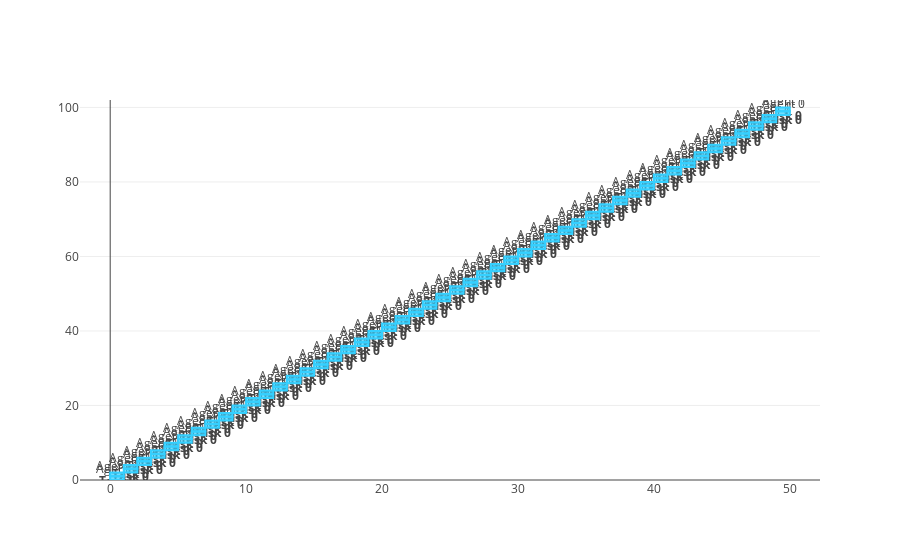

This figure's notebook cell:
### Code cell
my_workplace.print_current_state()

### Figure 1 — Plotly figure (JSON) as saved in the notebook; plotly's stock layout.template omitted (floating-point values rounded to 4 significant figures)
{"data": [{"mode": "text", "text": ["Agent 0<br><b>Task 0</b>", "Agent 1<br><b>Task 0</b>", "Agent 0<br><b>Task 0</b>", "Agent 1<br><b>Task 0</b>", "Agent 0<br><b>Task 0</b>", "Agent 1<br><b>Task 0</b>", "Agent 0<br><b>Task 0</b>", "Agent 1<br><b>Task 0</b>", "Agent 0<br><b>Task 0</b>", "Agent 1<br><b>Task 0</b>", "Agent 0<br><b>Task 0</b>", "Agent 1<br><b>Task 0</b>", "Agent 0<br><b>Task 0</b>", "Agent 1<br><b>Task 0</b>", "Agent 0<br><b>Task 0</b>", "Agent 1<br><b>Task 0</b>", "Agent 0<br><b>Task 0</b>", "Agent 1<br><b>Task 0</b>", "Agent 0<br><b>Task 0</b>", "Agent 1<br><b>Task 0</b>", "Agent 0<br><b>Task 0</b>", "Agent 1<br><b>Task 0</b>", "Agent 0<br><b>Task 0</b>", "Agent 1<br><b>Task 0</b>", "Agent 0<br><b>Task 0</b>", "Agent 1<br><b>Task 0</b>", "Agent 0<br><b>Task 0</b>", "Agent 1<br><b>Task 0</b>", "Agent 0<br><b>Task 0</b>", "Agent 1<br><b>Task 0</b>", "Agent 0<br><b>Task 0</b>", "Agent 1<br><b>Task 0</b>", "Agent 0<br><b>Task 0</b>", "Agent 1<br><b>Task 0</b>", "Agent 0<br><b>Task 0</b>", "Agent 1<br><b>Task 0</b>", "Agent 0<br><b>Task 0</b>", "Agent 1<br><b>Task 0</b>", "Agent 0<br><b>Task 0</b>", "Agent 1<br><b>Task 0</b>", "Agent 0<br><b>Task 0</b>", "Agent 1<br><b>Task 0</b>", "Agent 0<br><b>Task 0</b>", "Agent 1<br><b>Task 0</b>", "Agent 0<br><b>Task 0</b>", "Agent 1<br><b>Task 0</b>", "Agent 0<br><b>Task 0</b>", "Agent 1<br><b>Task 0</b>", "Agent 0<br><b>Task 0</b>", "Agent 1<br><b>Task 0</b>", "Agent 0<br><b>Task 0</b>", "Agent 1<br><b>Task 0</b>", "Agent 0<br><b>Task 0</b>", "Agent 1<br><b>Task 0</b>", "Agent 0<br><b>Task 0</b>", "Agent 1<br><b>Task 0</b>", "Agent 0<br><b>Task 0</b>", "Agent 1<br><b>Task 0</b>", "Agent 0<br><b>Task 0</b>", "Agent 1<br><b>Task 0</b>", "Agent 0<br><b>Task 0</b>", "Agent 1<br><b>Task 0</b>", "Agent 0<br><b>Task 0</b>", "Agent 1<br><b>Task 0</b>", "Agent 0<br><b>Task 0</b>", "Agent 1<br><b>Task 0</b>", "Agent 0<br><b>Task 0</b>", "Agent 1<br><b>Task 0</b>", "Agent 0<br><b>Task 0</b>", "Agent 1<br><b>Task 0</b>", "Agent 0<br><b>Task 0</b>", "Agent 1<br><b>Task 0</b>", "Agent 0<br><b>Task 0</b>", "Agent 1<br><b>Task 0</b>", "Agent 0<br><b>Task 0</b>", "Agent 1<br><b>Task 0</b>", "Agent 0<br><b>Task 0</b>", "Agent 1<br><b>Task 0</b>", "Agent 0<br><b>Task 0</b>", "Agent 1<br><b>Task 0</b>", "Agent 0<br><b>Task 0</b>", "Agent 1<br><b>Task 0</b>", "Agent 0<br><b>Task 0</b>", "Agent 1<br><b>Task 0</b>", "Agent 0<br><b>Task 0</b>", "Agent 1<br><b>Task 0</b>", "Agent 0<br><b>Task 0</b>", "Agent 1<br><b>Task 0</b>", "Agent 0<br><b>Task 0</b>", "Agent 1<br><b>Task 0</b>", "Agent 0<br><b>Task 0</b>", "Agent 1<br><b>Task 0</b>", "Agent 0<br><b>Task 0</b>", "Agent 1<br><b>Task 0</b>", "Agent 0<br><b>Task 0</b>", "Agent 1<br><b>Task 0</b>", "Agent 0<br><b>Task 0</b>", "Agent 1<br><b>Task 0</b>", "Agent 0<br><b>Task 0</b>", "Agent 1<br><b>Task 0</b>"], "type": "scatter", "uid": "b0d2bd5c-1ce1-49f3-a0a7-7d0a2e4e0f0c", "x": [0.5, 0.5, 1.5, 1.5, 2.5, 2.5, 3.5, 3.5, 4.5, 4.5, 5.5, 5.5, 6.5, 6.5, 7.5, 7.5, 8.5, 8.5, 9.5, 9.5, 10.5, 10.5, 11.5, 11.5, 12.5, 12.5, 13.5, 13.5, 14.5, 14.5, 15.5, 15.5, 16.5, 16.5, 17.5, 17.5, 18.5, 18.5, 19.5, 19.5, 20.5, 20.5, 21.5, 21.5, 22.5, 22.5, 23.5, 23.5, 24.5, 24.5, 25.5, 25.5, 26.5, 26.5, 27.5, 27.5, 28.5, 28.5, 29.5, 29.5, 30.5, 30.5, 31.5, 31.5, 32.5, 32.5, 33.5, 33.5, 34.5, 34.5, 35.5, 35.5, 36.5, 36.5, 37.5, 37.5, 38.5, 38.5, 39.5, 39.5, 40.5, 40.5, 41.5, 41.5, 42.5, 42.5, 43.5, 43.5, 44.5, 44.5, 45.5, 45.5, 46.5, 46.5, 47.5, 47.5, 48.5, 48.5, 49.5, 49.5], "y": [0.5, 1.5, 2.5, 3.5, 4.5, 5.5, 6.5, 7.5, 8.5, 9.5, 10.5, 11.5, 12.5, 13.5, 14.5, 15.5, 16.5, 17.5, 18.5, 19.5, 20.5, 21.5, 22.5, 23.5, 24.5, 25.5, 26.5, 27.5, 28.5, 29.5, 30.5, 31.5, 32.5, 33.5, 34.5, 35.5, 36.5, 37.5, 38.5, 39.5, 40.5, 41.5, 42.5, 43.5, 44.5, 45.5, 46.5, 47.5, 48.5, 49.5, 50.5, 51.5, 52.5, 53.5, 54.5, 55.5, 56.5, 57.5, 58.5, 59.5, 60.5, 61.5, 62.5, 63.5, 64.5, 65.5, 66.5, 67.5, 68.5, 69.5, 70.5, 71.5, 72.5, 73.5, 74.5, 75.5, 76.5, 77.5, 78.5, 79.5, 80.5, 81.5, 82.5, 83.5, 84.5, 85.5, 86.5, 87.5, 88.5, 89.5, 90.5, 91.5, 92.5, 93.5, 94.5, 95.5, 96.5, 97.5, 98.5, 99.5]}], "layout": {"shapes": [{"fillcolor": "rgba(53, 208, 255, 0.7)", "line": {"color": "rgba(53, 208, 255, 1)", "width": 2}, "type": "rect", "x0": 0, "x1": 1, "y0": 0, "y1": 1}, {"fillcolor": "rgba(53, 208, 255, 0.7)", "line": {"color": "rgba(53, 208, 255, 1)", "width": 2}, "type": "rect", "x0": 0, "x1": 1, "y0": 1, "y1": 2}, {"fillcolor": "rgba(53, 208, 255, 0.7)", "line": {"color": "rgba(53, 208, 255, 1)", "width": 2}, "type": "rect", "x0": 1, "x1": 2, "y0": 2, "y1": 3}, {"fillcolor": "rgba(53, 208, 255, 0.7)", "line": {"color": "rgba(53, 208, 255, 1)", "width": 2}, "type": "rect", "x0": 1, "x1": 2, "y0": 3, "y1": 4}, {"fillcolor": "rgba(53, 208, 255, 0.7)", "line": {"color": "rgba(53, 208, 255, 1)", "width": 2}, "type": "rect", "x0": 2, "x1": 3, "y0": 4, "y1": 5}, {"fillcolor": "rgba(53, 208, 255, 0.7)", "line": {"color": "rgba(53, 208, 255, 1)", "width": 2}, "type": "rect", "x0": 2, "x1": 3, "y0": 5, "y1": 6}, {"fillcolor": "rgba(53, 208, 255, 0.7)", "line": {"color": "rgba(53, 208, 255, 1)", "width": 2}, "type": "rect", "x0": 3, "x1": 4, "y0": 6, "y1": 7}, {"fillcolor": "rgba(53, 208, 255, 0.7)", "line": {"color": "rgba(53, 208, 255, 1)", "width": 2}, "type": "rect", "x0": 3, "x1": 4, "y0": 7, "y1": 8}, {"fillcolor": "rgba(53, 208, 255, 0.7)", "line": {"color": "rgba(53, 208, 255, 1)", "width": 2}, "type": "rect", "x0": 4, "x1": 5, "y0": 8, "y1": 9}, {"fillcolor": "rgba(53, 208, 255, 0.7)", "line": {"color": "rgba(53, 208, 255, 1)", "width": 2}, "type": "rect", "x0": 4, "x1": 5, "y0": 9, "y1": 10}, {"fillcolor": "rgba(53, 208, 255, 0.7)", "line": {"color": "rgba(53, 208, 255, 1)", "width": 2}, "type": "rect", "x0": 5, "x1": 6, "y0": 10, "y1": 11}, {"fillcolor": "rgba(53, 208, 255, 0.7)", "line": {"color": "rgba(53, 208, 255, 1)", "width": 2}, "type": "rect", "x0": 5, "x1": 6, "y0": 11, "y1": 12}, {"fillcolor": "rgba(53, 208, 255, 0.7)", "line": {"color": "rgba(53, 208, 255, 1)", "width": 2}, "type": "rect", "x0": 6, "x1": 7, "y0": 12, "y1": 13}, {"fillcolor": "rgba(53, 208, 255, 0.7)", "line": {"color": "rgba(53, 208, 255, 1)", "width": 2}, "type": "rect", "x0": 6, "x1": 7, "y0": 13, "y1": 14}, {"fillcolor": "rgba(53, 208, 255, 0.7)", "line": {"color": "rgba(53, 208, 255, 1)", "width": 2}, "type": "rect", "x0": 7, "x1": 8, "y0": 14, "y1": 15}, {"fillcolor": "rgba(53, 208, 255, 0.7)", "line": {"color": "rgba(53, 208, 255, 1)", "width": 2}, "type": "rect", "x0": 7, "x1": 8, "y0": 15, "y1": 16}, {"fillcolor": "rgba(53, 208, 255, 0.7)", "line": {"color": "rgba(53, 208, 255, 1)", "width": 2}, "type": "rect", "x0": 8, "x1": 9, "y0": 16, "y1": 17}, {"fillcolor": "rgba(53, 208, 255, 0.7)", "line": {"color": "rgba(53, 208, 255, 1)", "width": 2}, "type": "rect", "x0": 8, "x1": 9, "y0": 17, "y1": 18}, {"fillcolor": "rgba(53, 208, 255, 0.7)", "line": {"color": "rgba(53, 208, 255, 1)", "width": 2}, "type": "rect", "x0": 9, "x1": 10, "y0": 18, "y1": 19}, {"fillcolor": "rgba(53, 208, 255, 0.7)", "line": {"color": "rgba(53, 208, 255, 1)", "width": 2}, "type": "rect", "x0": 9, "x1": 10, "y0": 19, "y1": 20}, {"fillcolor": "rgba(53, 208, 255, 0.7)", "line": {"color": "rgba(53, 208, 255, 1)", "width": 2}, "type": "rect", "x0": 10, "x1": 11, "y0": 20, "y1": 21}, {"fillcolor": "rgba(53, 208, 255, 0.7)", "line": {"color": "rgba(53, 208, 255, 1)", "width": 2}, "type": "rect", "x0": 10, "x1": 11, "y0": 21, "y1": 22}, {"fillcolor": "rgba(53, 208, 255, 0.7)", "line": {"color": "rgba(53, 208, 255, 1)", "width": 2}, "type": "rect", "x0": 11, "x1": 12, "y0": 22, "y1": 23}, {"fillcolor": "rgba(53, 208, 255, 0.7)", "line": {"color": "rgba(53, 208, 255, 1)", "width": 2}, "type": "rect", "x0": 11, "x1": 12, "y0": 23, "y1": 24}, {"fillcolor": "rgba(53, 208, 255, 0.7)", "line": {"color": "rgba(53, 208, 255, 1)", "width": 2}, "type": "rect", "x0": 12, "x1": 13, "y0": 24, "y1": 25}, {"fillcolor": "rgba(53, 208, 255, 0.7)", "line": {"color": "rgba(53, 208, 255, 1)", "width": 2}, "type": "rect", "x0": 12, "x1": 13, "y0": 25, "y1": 26}, {"fillcolor": "rgba(53, 208, 255, 0.7)", "line": {"color": "rgba(53, 208, 255, 1)", "width": 2}, "type": "rect", "x0": 13, "x1": 14, "y0": 26, "y1": 27}, {"fillcolor": "rgba(53, 208, 255, 0.7)", "line": {"color": "rgba(53, 208, 255, 1)", "width": 2}, "type": "rect", "x0": 13, "x1": 14, "y0": 27, "y1": 28}, {"fillcolor": "rgba(53, 208, 255, 0.7)", "line": {"color": "rgba(53, 208, 255, 1)", "width": 2}, "type": "rect", "x0": 14, "x1": 15, "y0": 28, "y1": 29}, {"fillcolor": "rgba(53, 208, 255, 0.7)", "line": {"color": "rgba(53, 208, 255, 1)", "width": 2}, "type": "rect", "x0": 14, "x1": 15, "y0": 29, "y1": 30}, {"fillcolor": "rgba(53, 208, 255, 0.7)", "line": {"color": "rgba(53, 208, 255, 1)", "width": 2}, "type": "rect", "x0": 15, "x1": 16, "y0": 30, "y1": 31}, {"fillcolor": "rgba(53, 208, 255, 0.7)", "line": {"color": "rgba(53, 208, 255, 1)", "width": 2}, "type": "rect", "x0": 15, "x1": 16, "y0": 31, "y1": 32}, {"fillcolor": "rgba(53, 208, 255, 0.7)", "line": {"color": "rgba(53, 208, 255, 1)", "width": 2}, "type": "rect", "x0": 16, "x1": 17, "y0": 32, "y1": 33}, {"fillcolor": "rgba(53, 208, 255, 0.7)", "line": {"color": "rgba(53, 208, 255, 1)", "width": 2}, "type": "rect", "x0": 16, "x1": 17, "y0": 33, "y1": 34}, {"fillcolor": "rgba(53, 208, 255, 0.7)", "line": {"color": "rgba(53, 208, 255, 1)", "width": 2}, "type": "rect", "x0": 17, "x1": 18, "y0": 34, "y1": 35}, {"fillcolor": "rgba(53, 208, 255, 0.7)", "line": {"color": "rgba(53, 208, 255, 1)", "width": 2}, "type": "rect", "x0": 17, "x1": 18, "y0": 35, "y1": 36}, {"fillcolor": "rgba(53, 208, 255, 0.7)", "line": {"color": "rgba(53, 208, 255, 1)", "width": 2}, "type": "rect", "x0": 18, "x1": 19, "y0": 36, "y1": 37}, {"fillcolor": "rgba(53, 208, 255, 0.7)", "line": {"color": "rgba(53, 208, 255, 1)", "width": 2}, "type": "rect", "x0": 18, "x1": 19, "y0": 37, "y1": 38}, {"fillcolor": "rgba(53, 208, 255, 0.7)", "line": {"color": "rgba(53, 208, 255, 1)", "width": 2}, "type": "rect", "x0": 19, "x1": 20, "y0": 38, "y1": 39}, {"fillcolor": "rgba(53, 208, 255, 0.7)", "line": {"color": "rgba(53, 208, 255, 1)", "width": 2}, "type": "rect", "x0": 19, "x1": 20, "y0": 39, "y1": 40}, {"fillcolor": "rgba(53, 208, 255, 0.7)", "line": {"color": "rgba(53, 208, 255, 1)", "width": 2}, "type": "rect", "x0": 20, "x1": 21, "y0": 40, "y1": 41}, {"fillcolor": "rgba(53, 208, 255, 0.7)", "line": {"color": "rgba(53, 208, 255, 1)", "width": 2}, "type": "rect", "x0": 20, "x1": 21, "y0": 41, "y1": 42}, {"fillcolor": "rgba(53, 208, 255, 0.7)", "line": {"color": "rgba(53, 208, 255, 1)", "width": 2}, "type": "rect", "x0": 21, "x1": 22, "y0": 42, "y1": 43}, {"fillcolor": "rgba(53, 208, 255, 0.7)", "line": {"color": "rgba(53, 208, 255, 1)", "width": 2}, "type": "rect", "x0": 21, "x1": 22, "y0": 43, "y1": 44}, {"fillcolor": "rgba(53, 208, 255, 0.7)", "line": {"color": "rgba(53, 208, 255, 1)", "width": 2}, "type": "rect", "x0": 22, "x1": 23, "y0": 44, "y1": 45}, {"fillcolor": "rgba(53, 208, 255, 0.7)", "line": {"color": "rgba(53, 208, 255, 1)", "width": 2}, "type": "rect", "x0": 22, "x1": 23, "y0": 45, "y1": 46}, {"fillcolor": "rgba(53, 208, 255, 0.7)", "line": {"color": "rgba(53, 208, 255, 1)", "width": 2}, "type": "rect", "x0": 23, "x1": 24, "y0": 46, "y1": 47}, {"fillcolor": "rgba(53, 208, 255, 0.7)", "line": {"color": "rgba(53, 208, 255, 1)", "width": 2}, "type": "rect", "x0": 23, "x1": 24, "y0": 47, "y1": 48}, {"fillcolor": "rgba(53, 208, 255, 0.7)", "line": {"color": "rgba(53, 208, 255, 1)", "width": 2}, "type": "rect", "x0": 24, "x1": 25, "y0": 48, "y1": 49}, {"fillcolor": "rgba(53, 208, 255, 0.7)", "line": {"color": "rgba(53, 208, 255, 1)", "width": 2}, "type": "rect", "x0": 24, "x1": 25, "y0": 49, "y1": 50}, {"fillcolor": "rgba(53, 208, 255, 0.7)", "line": {"color": "rgba(53, 208, 255, 1)", "width": 2}, "type": "rect", "x0": 25, "x1": 26, "y0": 50, "y1": 51}, {"fillcolor": "rgba(53, 208, 255, 0.7)", "line": {"color": "rgba(53, 208, 255, 1)", "width": 2}, "type": "rect", "x0": 25, "x1": 26, "y0": 51, "y1": 52}, {"fillcolor": "rgba(53, 208, 255, 0.7)", "line": {"color": "rgba(53, 208, 255, 1)", "width": 2}, "type": "rect", "x0": 26, "x1": 27, "y0": 52, "y1": 53}, {"fillcolor": "rgba(53, 208, 255, 0.7)", "line": {"color": "rgba(53, 208, 255, 1)", "width": 2}, "type": "rect", "x0": 26, "x1": 27, "y0": 53, "y1": 54}, {"fillcolor": "rgba(53, 208, 255, 0.7)", "line": {"color": "rgba(53, 208, 255, 1)", "width": 2}, "type": "rect", "x0": 27, "x1": 28, "y0": 54, "y1": 55}, {"fillcolor": "rgba(53, 208, 255, 0.7)", "line": {"color": "rgba(53, 208, 255, 1)", "width": 2}, "type": "rect", "x0": 27, "x1": 28, "y0": 55, "y1": 56}, {"fillcolor": "rgba(53, 208, 255, 0.7)", "line": {"color": "rgba(53, 208, 255, 1)", "width": 2}, "type": "rect", "x0": 28, "x1": 29, "y0": 56, "y1": 57}, {"fillcolor": "rgba(53, 208, 255, 0.7)", "line": {"color": "rgba(53, 208, 255, 1)", "width": 2}, "type": "rect", "x0": 28, "x1": 29, "y0": 57, "y1": 58}, {"fillcolor": "rgba(53, 208, 255, 0.7)", "line": {"color": "rgba(53, 208, 255, 1)", "width": 2}, "type": "rect", "x0": 29, "x1": 30, "y0": 58, "y1": 59}, {"fillcolor": "rgba(53, 208, 255, 0.7)", "line": {"color": "rgba(53, 208, 255, 1)", "width": 2}, "type": "rect", "x0": 29, "x1": 30, "y0": 59, "y1": 60}, {"fillcolor": "rgba(53, 208, 255, 0.7)", "line": {"color": "rgba(53, 208, 255, 1)", "width": 2}, "type": "rect", "x0": 30, "x1": 31, "y0": 60, "y1": 61}, {"fillcolor": "rgba(53, 208, 255, 0.7)", "line": {"color": "rgba(53, 208, 255, 1)", "width": 2}, "type": "rect", "x0": 30, "x1": 31, "y0": 61, "y1": 62}, {"fillcolor": "rgba(53, 208, 255, 0.7)", "line": {"color": "rgba(53, 208, 255, 1)", "width": 2}, "type": "rect", "x0": 31, "x1": 32, "y0": 62, "y1": 63}, {"fillcolor": "rgba(53, 208, 255, 0.7)", "line": {"color": "rgba(53, 208, 255, 1)", "width": 2}, "type": "rect", "x0": 31, "x1": 32, "y0": 63, "y1": 64}, {"fillcolor": "rgba(53, 208, 255, 0.7)", "line": {"color": "rgba(53, 208, 255, 1)", "width": 2}, "type": "rect", "x0": 32, "x1": 33, "y0": 64, "y1": 65}, {"fillcolor": "rgba(53, 208, 255, 0.7)", "line": {"color": "rgba(53, 208, 255, 1)", "width": 2}, "type": "rect", "x0": 32, "x1": 33, "y0": 65, "y1": 66}, {"fillcolor": "rgba(53, 208, 255, 0.7)", "line": {"color": "rgba(53, 208, 255, 1)", "width": 2}, "type": "rect", "x0": 33, "x1": 34, "y0": 66, "y1": 67}, {"fillcolor": "rgba(53, 208, 255, 0.7)", "line": {"color": "rgba(53, 208, 255, 1)", "width": 2}, "type": "rect", "x0": 33, "x1": 34, "y0": 67, "y1": 68}, {"fillcolor": "rgba(53, 208, 255, 0.7)", "line": {"color": "rgba(53, 208, 255, 1)", "width": 2}, "type": "rect", "x0": 34, "x1": 35, "y0": 68, "y1": 69}, {"fillcolor": "rgba(53, 208, 255, 0.7)", "line": {"color": "rgba(53, 208, 255, 1)", "width": 2}, "type": "rect", "x0": 34, "x1": 35, "y0": 69, "y1": 70}, {"fillcolor": "rgba(53, 208, 255, 0.7)", "line": {"color": "rgba(53, 208, 255, 1)", "width": 2}, "type": "rect", "x0": 35, "x1": 36, "y0": 70, "y1": 71}, {"fillcolor": "rgba(53, 208, 255, 0.7)", "line": {"color": "rgba(53, 208, 255, 1)", "width": 2}, "type": "rect", "x0": 35, "x1": 36, "y0": 71, "y1": 72}, {"fillcolor": "rgba(53, 208, 255, 0.7)", "line": {"color": "rgba(53, 208, 255, 1)", "width": 2}, "type": "rect", "x0": 36, "x1": 37, "y0": 72, "y1": 73}, {"fillcolor": "rgba(53, 208, 255, 0.7)", "line": {"color": "rgba(53, 208, 255, 1)", "width": 2}, "type": "rect", "x0": 36, "x1": 37, "y0": 73, "y1": 74}, {"fillcolor": "rgba(53, 208, 255, 0.7)", "line": {"color": "rgba(53, 208, 255, 1)", "width": 2}, "type": "rect", "x0": 37, "x1": 38, "y0": 74, "y1": 75}, {"fillcolor": "rgba(53, 208, 255, 0.7)", "line": {"color": "rgba(53, 208, 255, 1)", "width": 2}, "type": "rect", "x0": 37, "x1": 38, "y0": 75, "y1": 76}, {"fillcolor": "rgba(53, 208, 255, 0.7)", "line": {"color": "rgba(53, 208, 255, 1)", "width": 2}, "type": "rect", "x0": 38, "x1": 39, "y0": 76, "y1": 77}, {"fillcolor": "rgba(53, 208, 255, 0.7)", "line": {"color": "rgba(53, 208, 255, 1)", "width": 2}, "type": "rect", "x0": 38, "x1": 39, "y0": 77, "y1": 78}, {"fillcolor": "rgba(53, 208, 255, 0.7)", "line": {"color": "rgba(53, 208, 255, 1)", "width": 2}, "type": "rect", "x0": 39, "x1": 40, "y0": 78, "y1": 79}, {"fillcolor": "rgba(53, 208, 255, 0.7)", "line": {"color": "rgba(53, 208, 255, 1)", "width": 2}, "type": "rect", "x0": 39, "x1": 40, "y0": 79, "y1": 80}, {"fillcolor": "rgba(53, 208, 255, 0.7)", "line": {"color": "rgba(53, 208, 255, 1)", "width": 2}, "type": "rect", "x0": 40, "x1": 41, "y0": 80, "y1": 81}, {"fillcolor": "rgba(53, 208, 255, 0.7)", "line": {"color": "rgba(53, 208, 255, 1)", "width": 2}, "type": "rect", "x0": 40, "x1": 41, "y0": 81, "y1": 82}, {"fillcolor": "rgba(53, 208, 255, 0.7)", "line": {"color": "rgba(53, 208, 255, 1)", "width": 2}, "type": "rect", "x0": 41, "x1": 42, "y0": 82, "y1": 83}, {"fillcolor": "rgba(53, 208, 255, 0.7)", "line": {"color": "rgba(53, 208, 255, 1)", "width": 2}, "type": "rect", "x0": 41, "x1": 42, "y0": 83, "y1": 84}, {"fillcolor": "rgba(53, 208, 255, 0.7)", "line": {"color": "rgba(53, 208, 255, 1)", "width": 2}, "type": "rect", "x0": 42, "x1": 43, "y0": 84, "y1": 85}, {"fillcolor": "rgba(53, 208, 255, 0.7)", "line": {"color": "rgba(53, 208, 255, 1)", "width": 2}, "type": "rect", "x0": 42, "x1": 43, "y0": 85, "y1": 86}, {"fillcolor": "rgba(53, 208, 255, 0.7)", "line": {"color": "rgba(53, 208, 255, 1)", "width": 2}, "type": "rect", "x0": 43, "x1": 44, "y0": 86, "y1": 87}, {"fillcolor": "rgba(53, 208, 255, 0.7)", "line": {"color": "rgba(53, 208, 255, 1)", "width": 2}, "type": "rect", "x0": 43, "x1": 44, "y0": 87, "y1": 88}, {"fillcolor": "rgba(53, 208, 255, 0.7)", "line": {"color": "rgba(53, 208, 255, 1)", "width": 2}, "type": "rect", "x0": 44, "x1": 45, "y0": 88, "y1": 89}, {"fillcolor": "rgba(53, 208, 255, 0.7)", "line": {"color": "rgba(53, 208, 255, 1)", "width": 2}, "type": "rect", "x0": 44, "x1": 45, "y0": 89, "y1": 90}, {"fillcolor": "rgba(53, 208, 255, 0.7)", "line": {"color": "rgba(53, 208, 255, 1)", "width": 2}, "type": "rect", "x0": 45, "x1": 46, "y0": 90, "y1": 91}, {"fillcolor": "rgba(53, 208, 255, 0.7)", "line": {"color": "rgba(53, 208, 255, 1)", "width": 2}, "type": "rect", "x0": 45, "x1": 46, "y0": 91, "y1": 92}, {"fillcolor": "rgba(53, 208, 255, 0.7)", "line": {"color": "rgba(53, 208, 255, 1)", "width": 2}, "type": "rect", "x0": 46, "x1": 47, "y0": 92, "y1": 93}, {"fillcolor": "rgba(53, 208, 255, 0.7)", "line": {"color": "rgba(53, 208, 255, 1)", "width": 2}, "type": "rect", "x0": 46, "x1": 47, "y0": 93, "y1": 94}, {"fillcolor": "rgba(53, 208, 255, 0.7)", "line": {"color": "rgba(53, 208, 255, 1)", "width": 2}, "type": "rect", "x0": 47, "x1": 48, "y0": 94, "y1": 95}, {"fillcolor": "rgba(53, 208, 255, 0.7)", "line": {"color": "rgba(53, 208, 255, 1)", "width": 2}, "type": "rect", "x0": 47, "x1": 48, "y0": 95, "y1": 96}, {"fillcolor": "rgba(53, 208, 255, 0.7)", "line": {"color": "rgba(53, 208, 255, 1)", "width": 2}, "type": "rect", "x0": 48, "x1": 49, "y0": 96, "y1": 97}, {"fillcolor": "rgba(53, 208, 255, 0.7)", "line": {"color": "rgba(53, 208, 255, 1)", "width": 2}, "type": "rect", "x0": 48, "x1": 49, "y0": 97, "y1": 98}, {"fillcolor": "rgba(53, 208, 255, 0.7)", "line": {"color": "rgba(53, 208, 255, 1)", "width": 2}, "type": "rect", "x0": 49, "x1": 50, "y0": 98, "y1": 99}, {"fillcolor": "rgba(53, 208, 255, 0.7)", "line": {"color": "rgba(53, 208, 255, 1)", "width": 2}, "type": "rect", "x0": 49, "x1": 50, "y0": 99, "y1": 100}], "xaxis": {"autorange": true, "showgrid": false}, "yaxis": {"range": [0, 102]}}}
